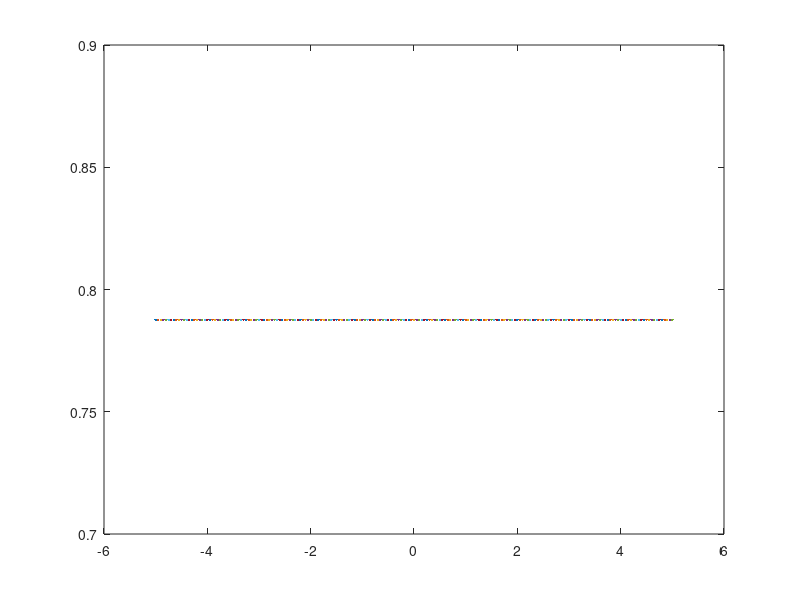
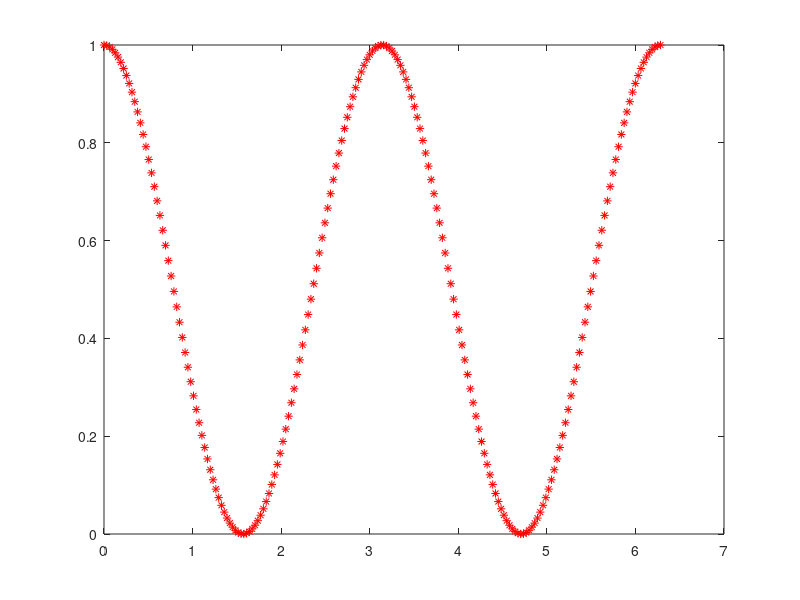
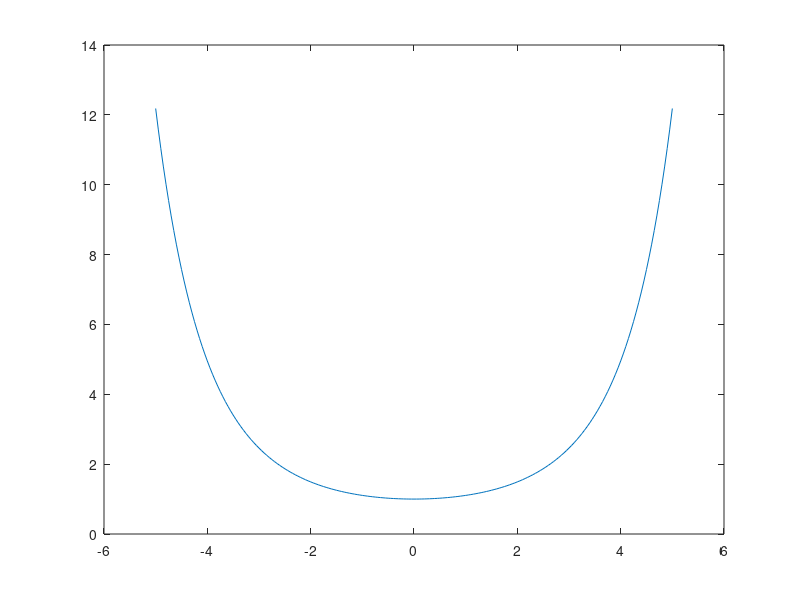

MATLAB code for these plots, in order:
figure(1)
t= -5.:.05:5.
f = (t+1)/(t-1)
plot(t,f)

figure(2)
theta = linspace( 0.,2*pi,200.)
I =cos(theta).^2
plot(theta, I, 'r*')

% x=min:stepsize:max
    %stepsize<(max-min)
% x=linspace(min,max,#ofsteps)

figure(3)
sigma = 10
x = -5.:.05:5.
G = exp((x.^2)/sigma)
plot(x,G)

            
